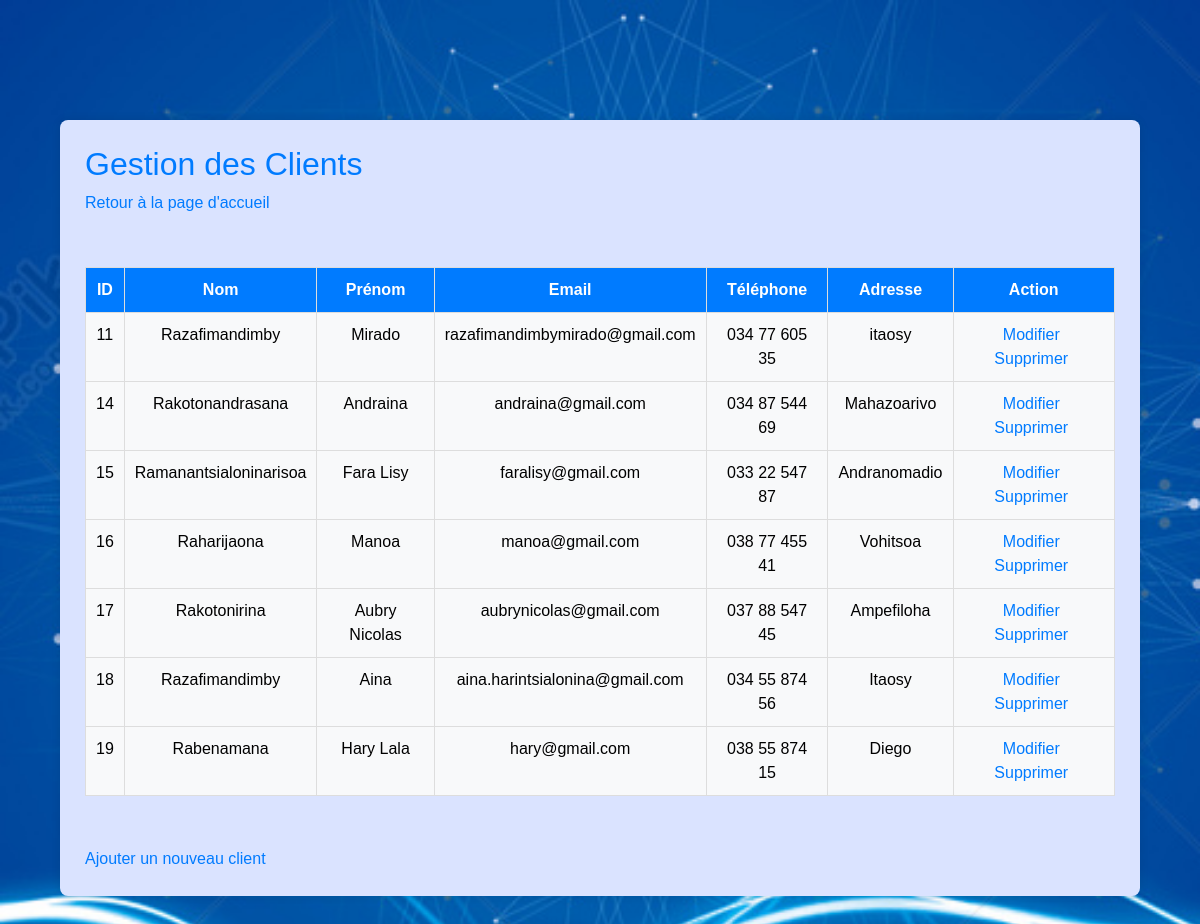
The page /Location-de-voiture/Client/gestion_client.php (signed in) on the database its author committed.
### tables this page shows
CREATE TABLE IF NOT EXISTS `client` (
  `ID_client` int NOT NULL AUTO_INCREMENT,
  `nom` varchar(40) DEFAULT NULL,
  `prenom` varchar(35) DEFAULT NULL,
  `email` varchar(50) DEFAULT NULL,
  `telephone` varchar(15) DEFAULT NULL,
  `adresse` varchar(30) DEFAULT NULL,
  PRIMARY KEY (`ID_client`)
);

### Location-de-voiture/Client/gestion_client.php (the view, shortened to what this page needs)
<?php
require_once '../database.php';
$sql_read = "SELECT Id_client, nom, prenom, email, telephone, adresse FROM client";
$result = $conn->query($sql_read);
?>
<!DOCTYPE html>
<html lang="en">
<head>
    <link rel="stylesheet" href="bootstrap.css">
    <link rel="stylesheet" href="gestion_client.css">
</head>
<body>
    <div class="container">
        <h2>Gestion des Clients</h2>
        <a href="../index.php">Retour à la page d'accueil</a>
        <table class="table">
            <thead>
                <tr>
                    <th>ID</th>
                    <th>Nom</th>
                    <th>Prénom</th>
                    <th>Email</th>
                    <th>Téléphone</th>
                    <th>Adresse</th>
                    <th>Action</th>
                </tr>
            </thead>
            <tbody>
                <?php while ($row = $result->fetch(PDO::FETCH_ASSOC)) : ?>
                    <tr>
                        <td><?= $row["Id_client"] ?></td>
                        <td><?= $row["nom"] ?></td>
                        <td><?= $row["prenom"] ?></td>
                        <td><?= $row["email"] ?></td>
                        <td><?= $row["telephone"] ?></td>
                        <td><?= $row["adresse"] ?></td>
                        <td>
                            <a href="modify_client.php?id=<?= $row["Id_client"] ?>">Modifier</a>
                            <a href="gestion_client.php?delete_id=<?= $row["Id_client"] ?>" onclick="return confirm('Êtes-vous sûr de vouloir supprimer ce client ?')">Supprimer</a>
                        </td>
                    </tr>
                <?php endwhile; ?>
            </tbody>
        </table>
        <a href="add_client.php">Ajouter un nouveau client</a>
    </div>
</body>
</html>

### Location-de-voiture/Client/gestion_client.css (style rules this page uses)
body { font-family: Arial, sans-serif; margin: 0; background-image: url(../image/fond_bleu.jpg); background-size: cover; background-repeat: no-repeat; background-position: center center; }
.container { max-width: 1080px; margin: 10% auto; background-color: #dae3ff; padding: 25px; border-radius: 8px; box-shadow: 0 0 10px rgba(0, 0, 0, 0.1); }
h2 { color: #007bff; }
a { text-decoration: none; color: #007bff; margin-right: 15px; }
.table { width: 100%; border-collapse: collapse; margin-top: 5%; margin-bottom: 5%; }
.table th, .table td { border: 1px solid #ddd; padding: 10px; text-align: center; }
.table th { background-color: #007bff; color: #fff; }
.table td { background-color: #f8f9fa; }
.table a { color: #007bff; margin-right: 5px; }

### rows shown on the page
client: ID_client "11", nom "Razafimandimby", prenom "Mirado", email "razafimandimbymirado@gmail.com", telephone "034 77 605 35", adresse "itaosy"
client: ID_client "14", nom "Rakotonandrasana", prenom "Andraina", email "andraina@gmail.com", telephone "034 87 544 69", adresse "Mahazoarivo"
client: ID_client "15", nom "Ramanantsialoninarisoa", prenom "Fara Lisy", email "faralisy@gmail.com", telephone "033 22 547 87", adresse "Andranomadio"
client: ID_client "16", nom "Raharijaona", prenom "Manoa", email "manoa@gmail.com", telephone "038 77 455 41", adresse "Vohitsoa"
client: ID_client "17", nom "Rakotonirina", prenom "Aubry Nicolas", email "aubrynicolas@gmail.com", telephone "037 88 547 45", adresse "Ampefiloha"
client: ID_client "18", nom "Razafimandimby", prenom "Aina", email "aina.harintsialonina@gmail.com", telephone "034 55 874 56", adresse "Itaosy"
client: ID_client "19", nom "Rabenamana", prenom "Hary Lala", email "hary@gmail.com", telephone "038 55 874 15", adresse "Diego"
